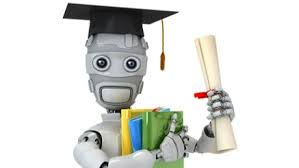
#> input picture Media Files/input_images/img_4.jpg, 299 x 168 px
$ python 13_1_introduction.py
#> lines starting #> are read from the running program, lines starting #| are printed output that depends on the picture; after the words box and inside, x2 and y2 are one past the last pixel; in counts of white or black regions, pixels touching at a corner belong together
import numpy as np
import cv2

img = cv2.imread('../../Media Files/input_images/img_4.jpg')
#> img is the input picture: shape (168, 299, 3); mean B, G, R 217.9, 221.8, 220.6
img_gray = cv2.cvtColor(img, cv2.COLOR_BGR2GRAY)
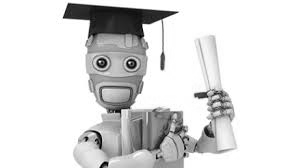
#> img_gray: shape (168, 299); min 0, max 255, mean 221
ret, thresh = cv2.threshold(src=img_gray, thresh=127, maxval=255, type=0)
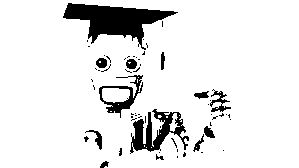
#> thresh: shape (168, 299); 90.1% white; 61 black regions (48 under 20 px)

contours, hierarchy = cv2.findContours(image=thresh, mode=cv2.RETR_TREE, method=cv2.CHAIN_APPROX_SIMPLE)
#> contours = 107 contours, 87 with area under 20; largest, box (x1, y1, x2, y2) and area: (0, 0, 299, 168) 49720, (62, 2, 179, 51) 2462, (129, 108, 190, 154) 1408, (98, 74, 144, 119) 988, (102, 88, 130, 103) 322
# First one is source image, second is contour retrieval mode, third is contour approximation method

img_copy = img.copy()
# Draw All contours
#> (the run stopped early here; a loop or call above may not have finished)

$ run again, with Media Files/input_images/img_1.jpg copied over Media Files/input_images/img_4.jpg
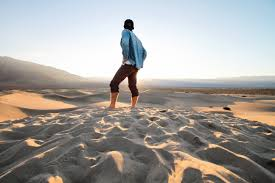
#> input picture Media Files/input_images/img_1.jpg, 275 x 183 px
#> img is the input picture: shape (183, 275, 3); mean B, G, R 157.8, 161.9, 165.6
#> `img_gray = cv2.cvtColor(img, cv2.COLOR_BGR2GRAY)`:
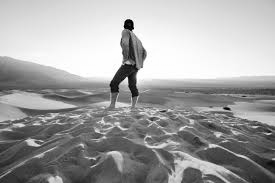
#> img_gray: shape (183, 275); min 0, max 255, mean 162.6
#> `ret, thresh = cv2.threshold(src=img_gray, thresh=127, maxval=255, type..`:
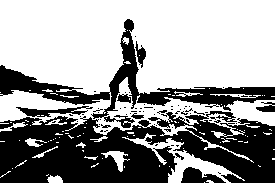
#> thresh: shape (183, 275); 60.8% white; 70 black regions (60 under 20 px)
#> contours = 205 contours, 180 with area under 20; largest, box (x1, y1, x2, y2) and area: (0, 0, 275, 163) 28081, (122, 133, 245, 183) 1156, (15, 105, 90, 118) 454, (205, 110, 238, 123) 204, (101, 151, 130, 172) 168

$ run again, with Media Files/input_images/img_10.jpg copied over Media Files/input_images/img_4.jpg
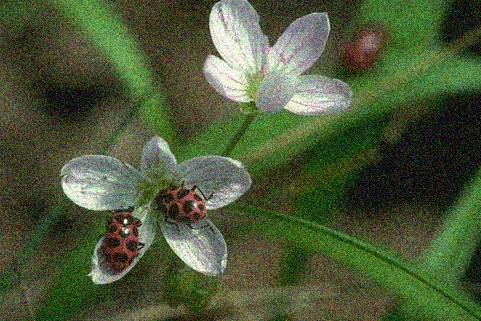
#> input picture Media Files/input_images/img_10.jpg, 481 x 321 px
#> img is the input picture: shape (321, 481, 3); mean B, G, R 56.7, 89.2, 76.5
#> `img_gray = cv2.cvtColor(img, cv2.COLOR_BGR2GRAY)`:
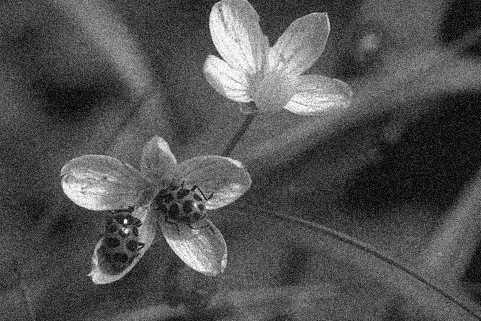
#> img_gray: shape (321, 481); min 0, max 255, mean 81.7
#> `ret, thresh = cv2.threshold(src=img_gray, thresh=127, maxval=255, type..`:
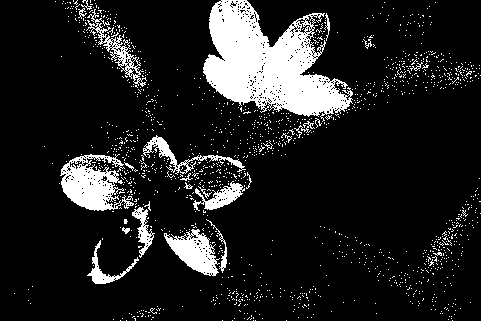
#> thresh: shape (321, 481); 12.8% white; 1437 white regions (1412 under 20 px)
#> contours = 2130 contours, 2109 with area under 20; largest, box (x1, y1, x2, y2) and area: (203, 0, 353, 122) 10060, (60, 154, 134, 211) 2264, (164, 229, 220, 276) 1320, (86, 9, 147, 87) 786, (143, 135, 246, 175) 614

$ run again, with Media Files/input_images/img_12.jpg copied over Media Files/input_images/img_4.jpg
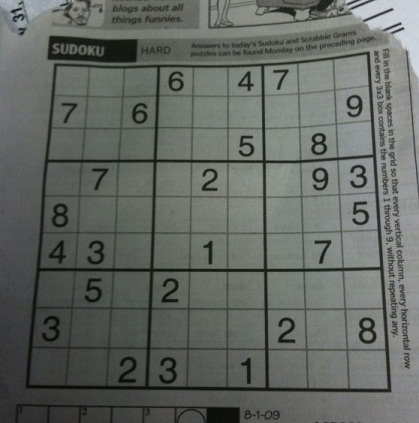
#> input picture Media Files/input_images/img_12.jpg, 419 x 423 px
#> img is the input picture: shape (423, 419, 3); mean B, G, R 98.9, 103.6, 99.4
#> `ret, thresh = cv2.threshold(src=img_gray, thresh=127, maxval=255, type..`:
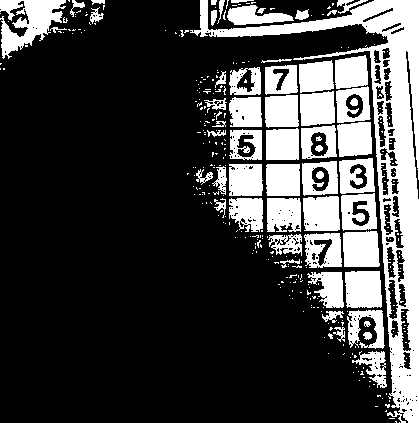
#> thresh: shape (423, 419); 25.6% white; 333 white regions (274 under 20 px)
#> contours = 596 contours, 497 with area under 20; largest, box (x1, y1, x2, y2) and area: (190, 0, 419, 423) 17028, (0, 0, 66, 59) 1801, (345, 271, 382, 308) 1214, (343, 231, 380, 267) 1170, (341, 193, 377, 231) 1154
